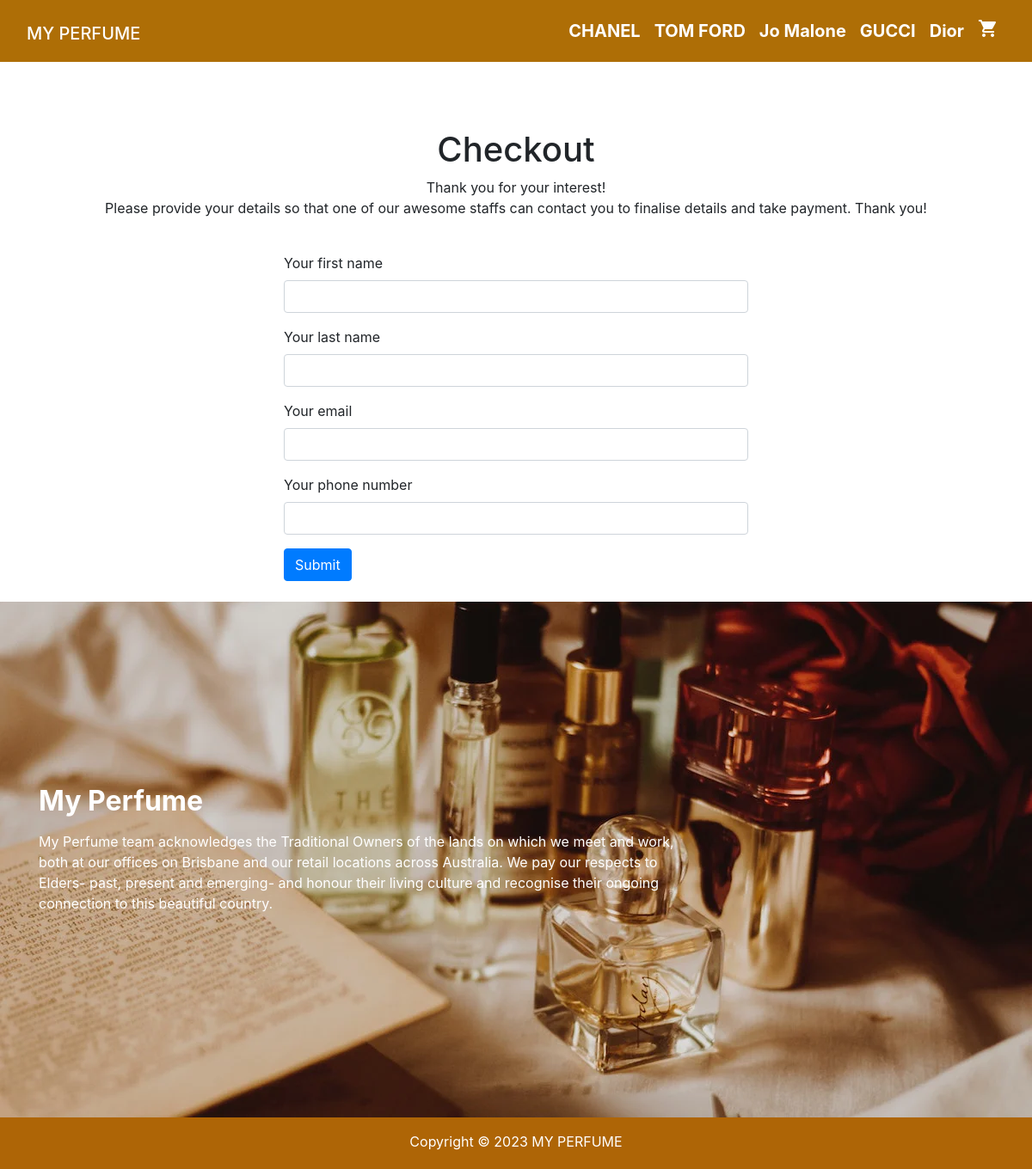
Page /checkout on the committed database.
### mystoreapp/models.py (models this page shows, shortened)
class Category(db.Model):
    __tablename__ = 'categories'
    id = db.Column(db.Integer, primary_key=True)
    name = db.Column(db.String(64), unique=True)
    description = db.Column(db.String(500), nullable=False)
    image = db.Column(db.String(60), nullable=False, default = 'default.jpg')
    products = db.relationship('Product', backref='Category', cascade="all, delete-orphan")

### mystoreapp/views.py (the view, shortened to what this page needs)
@main_bp.route('/checkout', methods=['POST','GET'])
def checkout():
    categories = Category.query.order_by(Category.id).all()
    form = CheckoutForm()
    return render_template('checkout.html', form=form, categories=categories)

### mystoreapp/forms.py
class CheckoutForm(FlaskForm):
    firstname = StringField("Your first name", validators=[InputRequired()])
    lastname = StringField("Your last name", validators=[InputRequired()])
    email = StringField("Your email", validators=[InputRequired()])
    phone = StringField("Your phone number", validators=[InputRequired()])
    submit = SubmitField("Submit")

### mystoreapp/templates/checkout.html
{% extends 'base.html' %}
{% from 'bootstrap4/form.html' import render_form %}
{% block main %}
    <section>
        <div class="container">
            <div class="row margintop justify-content-center">
                <div class = "col-12 text-center">
                    <h1 style="margin-top: 60px;">Checkout</h1>
                    <p>
                        Thank you for your interest! <br>
                    Please provide your details so that one of our awesome staffs can contact you to finalise details and take payment.
                    Thank you!</br>
                    </p>
                </div>
            </div>
            <div class="row my-4 justify-content-center">
                <div class = "col-6">
                    {{ render_form(form) }}
                </div>
            </div>
        </div>
    </section>
{% endblock %}

### mystoreapp/templates/base.html (shortened to what this page needs)
<!DOCTYPE html>
<html lang="en">
<head>
    <link rel="stylesheet" type="text/css" href="{{ url_for('static', filename= 'all.css') }}">
    <link rel="stylesheet" href="https://cdn.jsdelivr.net/npm/bootstrap@4.6.2/dist/css/bootstrap.min.css"
>
    <link rel="stylesheet" href="https://cdnjs.cloudflare.com/ajax/libs/animate.css/4.1.1/animate.min.css" />
</head>
<body>
    <header>
        <div class="container-fluid">
            <nav class="navbar navbar-expand-md navbar-light fixed-top" style="background-color: #ae6e06;">
                <div class="container-fluid">
                    <h1><a class="navbar-brand text-white animate__animated animate__fadeInDown" href="/">MY
                            PERFUME</a></h1>
                    {% for category in categories %}
                    <div class="collapse navbar-collapse justify-content-end" id="navbarNavDropdown">
                        <ul class="navbar-nav text-center ">
                            <li class="nav-item"><a href="{{ url_for('main.getByCategory', categoryid=category.id) }}"
                                    class="nav-link text-white fs-5 font-weight-bold">{{category.name}}</a>
                            </li>
                            {% endfor %}
                            <li class="nav-item">
                                <a href="{{ url_for('main.order') }}"
                                    class="nav-link text-white fs-5 font-weight-bold d-flex justify-content-center align-items-center"><span
                                        class="material-icons text-white">
                                    </span> <span class="d-block d-md-none">Basket</span></a>
                            </li>
                        </ul>
                    </div>
                </div>
            </nav>
        </div>
    </header>
    <div class="container-fluid px-0" style="margin-top: 90px; ">
        <main>
            {% block main %}
            {% endblock %}
        </main>
    </div>
    <section>
        <div class="container-fluid contact d-flex align-items-center">
            <div class="container">
                <form class="row" method="post">
                    <div class="col-12 col-lg-4">
                        <h2 class="text-white font-weight-bold mb-3">My Perfume
                        </h2>
                        <div class="col-12 mb-3 pl-0">
                            <label for="email" class="text-white form-label">My Perfume team acknowledges the Traditional Owners of the lands on which we meet and work,
                                <br>both at our offices on Brisbane and our retail locations across Australia. We pay our respects to
                                <br> Elders- past, present and emerging- and honour their living culture and recognise their ongoing
                                <br>connection to this beautiful country.
                                <small class="font-weight-bold" data-message="acknowledges"></small></label>
                        </div>
                    </div>
                </form>
            </div>
        </div>
    </section>
    <footer class="py-3" style="background-color: #ae6506;">
        <div class="d-flex justify-content-center">
            <p class="mb-1 text-white">Copyright &copy; 2023 MY PERFUME</p>
        </div>
    </footer>
</body>
</html>

### mystoreapp/static/all.css (style rules this page uses)
.fs-5 { font-size: 1.25rem; }
ul { list-style-type: none !important; }
.contact { display: block; background: no-repeat center url(/static/img/contactImg.webp); background-size: cover; height: 600px; white-space: nowrap; }

### rows in the picture
Category: name "CHANEL"
Category: name "TOM FORD"
Category: name "Jo Malone"
Category: name "GUCCI"
Category: name "Dior"
